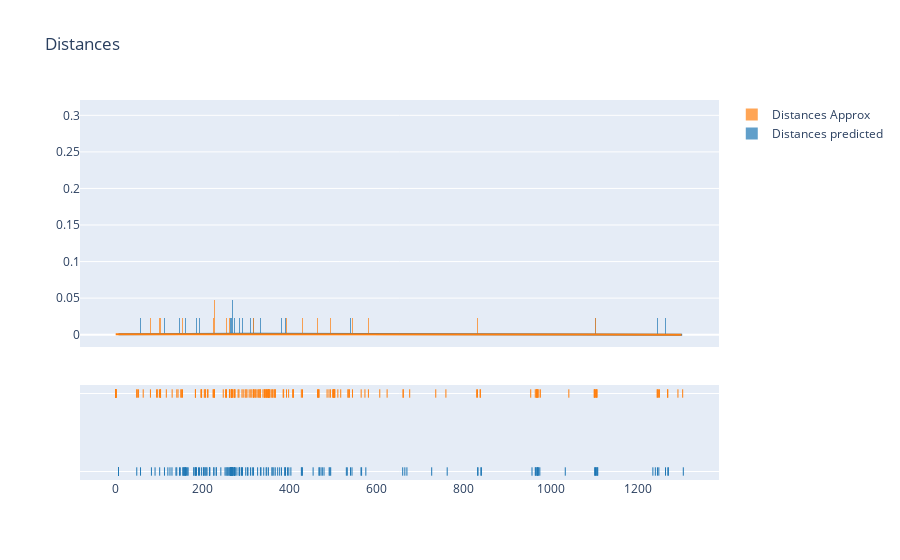

The notebook cell saved with this chart:
### Markdown cell above
## Ploting Results ##

### Code cell
import plotly.figure_factory as ff
# Group data together
#hist_data = [d1.values.flatten(), d2.values.flatten()]
hist_data = [dist0, dist1]

group_labels = ['Distances predicted', 'Distances Approx']

# Create distplot with custom bin_size
fig = ff.create_distplot(hist_data, group_labels, bin_size=.25, curve_type='normal')
#fig = ff.create_distplot(hist_data, group_labels, show_curve=True, bin_size=.2)

fig['layout'].update(title='Distances')

fig.show()

### Figure 1 — Plotly figure (JSON) as saved in the notebook; plotly's stock layout.template omitted (floating-point values rounded to 4 significant figures; data arrays with more than 128 entries replaced by an {"elided": "..."} marker saying what was removed)
{"data": [{"autobinx": false, "histnorm": "probability density", "legendgroup": "Distances predicted", "marker": {"color": "rgb(31, 119, 180)"}, "name": "Distances predicted", "opacity": 0.7, "type": "histogram", "x": {"elided": "171 float values"}, "xaxis": "x", "xbins": {"end": 1304.0, "size": 0.25, "start": 6.461}, "yaxis": "y"}, {"autobinx": false, "histnorm": "probability density", "legendgroup": "Distances Approx", "marker": {"color": "rgb(255, 127, 14)"}, "name": "Distances Approx", "opacity": 0.7, "type": "histogram", "x": {"elided": "171 float values"}, "xaxis": "x", "xbins": {"end": 1303.0, "size": 0.25, "start": 0}, "yaxis": "y"}, {"legendgroup": "Distances predicted", "marker": {"color": "rgb(31, 119, 180)"}, "mode": "lines", "name": "Distances predicted", "showlegend": false, "type": "scatter", "x": {"elided": "500 float values"}, "xaxis": "x", "y": {"elided": "500 float values"}, "yaxis": "y"}, {"legendgroup": "Distances Approx", "marker": {"color": "rgb(255, 127, 14)"}, "mode": "lines", "name": "Distances Approx", "showlegend": false, "type": "scatter", "x": {"elided": "500 float values"}, "xaxis": "x", "y": {"elided": "500 float values"}, "yaxis": "y"}, {"legendgroup": "Distances predicted", "marker": {"color": "rgb(31, 119, 180)", "symbol": "line-ns-open"}, "mode": "markers", "name": "Distances predicted", "showlegend": false, "type": "scatter", "x": {"elided": "171 float values"}, "xaxis": "x", "y": {"elided": "171 str values"}, "yaxis": "y2"}, {"legendgroup": "Distances Approx", "marker": {"color": "rgb(255, 127, 14)", "symbol": "line-ns-open"}, "mode": "markers", "name": "Distances Approx", "showlegend": false, "type": "scatter", "x": {"elided": "171 float values"}, "xaxis": "x", "y": {"elided": "171 str values"}, "yaxis": "y2"}], "layout": {"barmode": "overlay", "hovermode": "closest", "legend": {"traceorder": "reversed"}, "title": {"text": "Distances"}, "xaxis": {"anchor": "y2", "domain": [0, 1], "zeroline": false}, "yaxis": {"anchor": "free", "domain": [0.35, 1], "position": 0}, "yaxis2": {"anchor": "x", "domain": [0, 0.25], "dtick": 1, "showticklabels": false}}}
